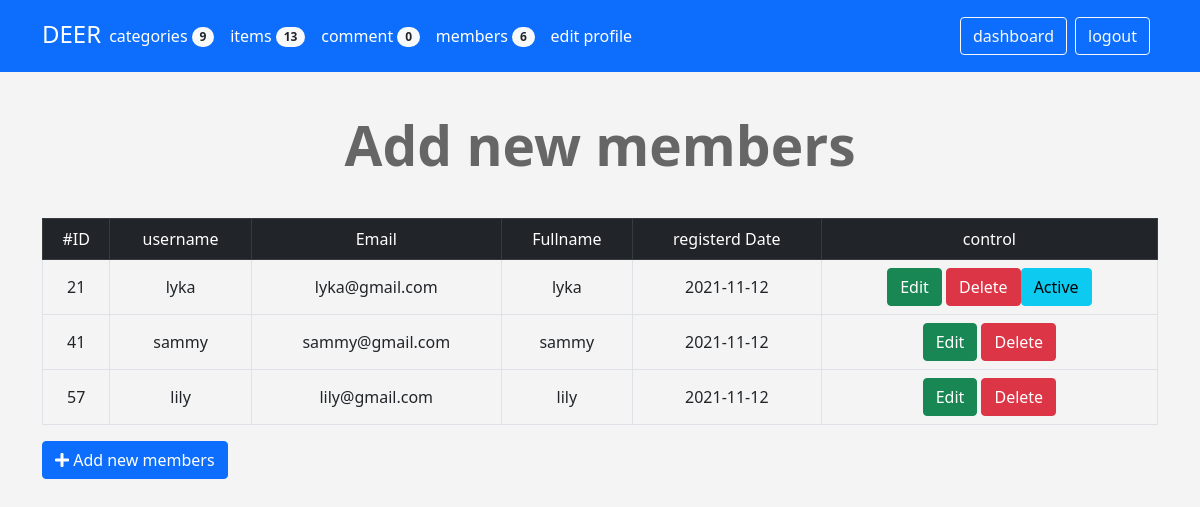
Screenshot of /admin/members.php (signed in) with the database file from the repository.
### tables this page shows
CREATE TABLE IF NOT EXISTS `users` (
  `userID` int(11) NOT NULL AUTO_INCREMENT,
  `username` varchar(255) NOT NULL,
  `password` varchar(255) NOT NULL,
  `Email` varchar(255) NOT NULL,
  `Fullname` varchar(255) NOT NULL,
  `GroupID` int(11) NOT NULL DEFAULT 0,
  `trustStatus` int(11) NOT NULL DEFAULT 0,
  `regStatus` int(11) NOT NULL DEFAULT 0,
  `Date` date NOT NULL DEFAULT current_timestamp(),
  PRIMARY KEY (`userID`),
  UNIQUE KEY `username` (`username`)
);

### admin/members.php (the view, shortened to what this page needs)
<?php
if(isset($_SESSION['username'])){
   include 'init.php';
   if(isset($_GET['do'])){
    $do= $_GET['do'];
    }else{
        $do='manage';
    }
    if($do =='manage'){
    $stmt = $con->prepare("SELECT * FROM users where GroupID != 1");
    $stmt->execute();
    $rows= $stmt->fetchAll();
    ?>
    <h1 class="text-center">Add new members</h1>
    <div class="container">
    <div class="table-responsive">
  <table class="main-table text-center table table-bordered">
    <tr class="table-dark">
        <td>#ID</td>
        <td>username</td>
        <td>Email</td>
        <td>Fullname</td>
        <td>registerd Date</td>
        <td>control</td>
    </tr>
    <?php
    foreach($rows as $row){
    echo'<tr>';
            echo'<td>' . $row['userID'] .'</td>';
            echo'<td>' . $row['username'] .'</td>';
            echo'<td>' . $row['Email'] .'</td>';
            echo'<td>' . $row['Fullname'] .'</td>';
            echo'<td>' . $row['Date'] .'</td>';
            echo"<td>
            <a href='members.php?do=edit&userID=". $row['userID'] ."' class='btn btn-success'>Edit</a>
            <a href='members.php?do=Delete&userID=". $row['userID'] ."' class='btn btn-danger confirm'>Delete</a>";
            if($row['regStatus'] == 0){
             echo "<a href='members.php?do=active&userID=". $row['userID'] ."' class='btn btn-info'>Active</a>";
            }
           echo "</td>";
    echo'</tr>';
    }
    ?>
  </table>
</div>
     <a class="btn btn-primary" href="members.php?do=Add"><i class="fas fa-plus"></i> Add new members</a>
   <?php }
    include  $tpl . 'footer.php';
}else{
    header('Location:index.php');
    exit();
}
?>

### admin/layout/css/backend.css (style rules this page uses)
body { background-color: #f4f4f4; font-size: 16px; }
h1 { font-size: 55px; margin: 40px 0; font-weight: bold; color: #666; }
.container { margin-left: auto; }
.main-table td { vertical-align: middle !important; }
a { color: #0d6efd; text-decoration: none; }

### rows the page displays
users: userID "21", username "lyka", Email "lyka@gmail.com", Fullname "lyka", Date "2021-11-12"
users: userID "41", username "sammy", Email "sammy@gmail.com", Fullname "sammy", Date "2021-11-12"
users: userID "57", username "lily", Email "lily@gmail.com", Fullname "lily", Date "2021-11-12"

### other values shown
lang('CATEGORIES') "categories"
$stmt2->fetchColumn() "9"
lang('ITEMS') "items"
$stmt2->fetchColumn() "13"
lang('comment') "comment"
$stmt2->fetchColumn() "0"
lang('MEMBERS') "members"
$stmt2->fetchColumn() "6"
lang('EDIT PROFILE') "edit profile"
lang('LOGOUT') "logout"
